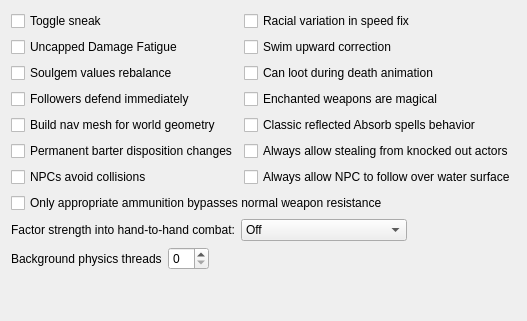
     <widget class="QWidget" name="GameMechanics">
      <attribute name="title">
       <string>Game Mechanics</string>
      </attribute>
      <layout class="QVBoxLayout">
       <item>
        <layout class="QGridLayout" name="gridLayout_3">
         <item row="3" column="1">
          <widget class="QCheckBox" name="enchantedWeaponsMagicalCheckBox">
           <property name="toolTip">
            <string>&lt;html&gt;&lt;head/&gt;&lt;body&gt;&lt;p&gt;Make enchanted weaponry without Magical flag bypass normal weapons resistance, like in Morrowind.&lt;/p&gt;&lt;/body&gt;&lt;/html&gt;</string>
           </property>
           <property name="text">
            <string>Enchanted weapons are magical</string>
           </property>
          </widget>
         </item>
         <item row="1" column="1">
          <widget class="QCheckBox" name="swimUpwardCorrectionCheckBox">
           <property name="toolTip">
            <string>&lt;html&gt;&lt;head/&gt;&lt;body&gt;&lt;p&gt;Makes player swim a bit upward from the line of sight. Applies only in third person mode. Intended to make simpler swimming without diving.&lt;/p&gt;&lt;/body&gt;&lt;/html&gt;</string>
           </property>
           <property name="text">
            <string>Swim upward correction</string>
           </property>
          </widget>
         </item>
         <item row="6" column="0">
          <widget class="QCheckBox" name="avoidCollisionsCheckBox">
           <property name="toolTip">
            <string>&lt;html&gt;&lt;head/&gt;&lt;body&gt;&lt;p&gt;If enabled NPCs apply evasion maneuver to avoid collisions with others.&lt;/p&gt;&lt;/body&gt;&lt;/html&gt;</string>
           </property>
           <property name="text">
            <string>NPCs avoid collisions</string>
           </property>
          </widget>
         </item>
         <item row="4" column="0">
          <widget class="QCheckBox" name="enableNavigatorCheckBox">
           <property name="toolTip">
            <string>&lt;html&gt;&lt;head/&gt;&lt;body&gt;&lt;p&gt;Enable navigator. When enabled background threads are started to build nav mesh for world geometry. Pathfinding system uses nav mesh to build paths. When disabled only pathgrid is used to build paths. Single-core CPU systems may have big performance impact on exiting interior location and moving across exterior world. May slightly affect performance on multi-core CPU systems. Multi-core CPU systems may have different latency for nav mesh update depending on other settings and system performance. Moving across external world, entering/exiting location produce nav mesh update. NPC and creatures may not be able to find path before nav mesh is built around them. Try to disable this if you want to have old fashioned AI which doesn’t know where to go when you stand behind that stone and casting a firebolt.&lt;/p&gt;&lt;/body&gt;&lt;/html&gt;</string>
           </property>
           <property name="text">
            <string>Build nav mesh for world geometry</string>
           </property>
          </widget>
         </item>
         <item row="0" column="0">
          <widget class="QCheckBox" name="toggleSneakCheckBox">
           <property name="toolTip">
            <string>&lt;html&gt;&lt;head/&gt;&lt;body&gt;&lt;p&gt;This setting causes the behavior of the sneak key (bound to Ctrl by default) to toggle sneaking on and off rather than requiring the key to be held down while sneaking. Players that spend significant time sneaking may find the character easier to control with this option enabled. &lt;/p&gt;&lt;/body&gt;&lt;/html&gt;</string>
           </property>
           <property name="text">
            <string>Toggle sneak</string>
           </property>
          </widget>
         </item>
         <item row="5" column="0">
          <widget class="QCheckBox" name="permanentBarterDispositionChangeCheckBox">
           <property name="toolTip">
            <string>&lt;html&gt;&lt;head/&gt;&lt;body&gt;&lt;p&gt;Make disposition change of merchants caused by trading permanent.&lt;/p&gt;&lt;/body&gt;&lt;/html&gt;</string>
           </property>
           <property name="text">
            <string>Permanent barter disposition changes</string>
           </property>
          </widget>
         </item>
         <item row="0" column="1">
          <widget class="QCheckBox" name="normaliseRaceSpeedCheckBox">
           <property name="toolTip">
            <string>&lt;html&gt;&lt;head/&gt;&lt;body&gt;&lt;p&gt;Don't use race weight in NPC movement speed calculations.&lt;/p&gt;&lt;/body&gt;&lt;/html&gt;</string>
           </property>
           <property name="text">
            <string>Racial variation in speed fix</string>
           </property>
          </widget>
         </item>
         <item row="1" column="0">
          <widget class="QCheckBox" name="uncappedDamageFatigueCheckBox">
           <property name="toolTip">
            <string>&lt;html&gt;&lt;head/&gt;&lt;body&gt;&lt;p&gt;Make Damage Fatigue magic effect uncapped like Drain Fatigue effect.&lt;/p&gt;&lt;p&gt;This means that unlike Morrowind you will be able to knock down actors using this effect.&lt;/p&gt;&lt;/body&gt;&lt;/html&gt;</string>
           </property>
           <property name="text">
            <string>Uncapped Damage Fatigue</string>
           </property>
          </widget>
         </item>
         <item row="2" column="1">
          <widget class="QCheckBox" name="canLootDuringDeathAnimationCheckBox">
           <property name="toolTip">
            <string>&lt;html&gt;&lt;head/&gt;&lt;body&gt;&lt;p&gt;If this setting is true, the player is allowed to loot actors (e.g. summoned creatures) during death animation, if they are not in combat. In this case we have to increment death counter and run disposed actor's script instantly.&lt;/p&gt;&lt;p&gt;If this setting is false, player has to wait until end of death animation in all cases. Makes using of summoned creatures exploit (looting summoned Dremoras and Golden Saints for expensive weapons) a lot harder. Conflicts with mannequin mods, which use SkipAnim to prevent end of death animation.&lt;/p&gt;&lt;/body&gt;&lt;/html&gt;</string>
           </property>
           <property name="text">
            <string>Can loot during death animation</string>
           </property>
          </widget>
         </item>
         <item row="2" column="0">
          <widget class="QCheckBox" name="rebalanceSoulGemValuesCheckBox">
           <property name="toolTip">
            <string>&lt;html&gt;&lt;head/&gt;&lt;body&gt;&lt;p&gt;Make the value of filled soul gems dependent only on soul magnitude.&lt;/p&gt;&lt;/body&gt;&lt;/html&gt;</string>
           </property>
           <property name="text">
            <string>Soulgem values rebalance</string>
           </property>
          </widget>
         </item>
         <item row="3" column="0">
          <widget class="QCheckBox" name="followersAttackOnSightCheckBox">
           <property name="toolTip">
            <string>&lt;html&gt;&lt;head/&gt;&lt;body&gt;&lt;p&gt;Make player followers and escorters start combat with enemies who have started combat with them or the player. Otherwise they wait for the enemies or the player to do an attack first.&lt;/p&gt;&lt;/body&gt;&lt;/html&gt;</string>
           </property>
           <property name="text">
            <string>Followers defend immediately</string>
           </property>
          </widget>
         </item>
         <item row="4" column="1">
          <widget class="QCheckBox" name="classicReflectedAbsorbSpellsCheckBox">
           <property name="toolTip">
            <string>&lt;html&gt;&lt;head/&gt;&lt;body&gt;&lt;p&gt;Effects of reflected Absorb spells are not mirrored -- like in Morrowind.&lt;/p&gt;&lt;/body&gt;&lt;/html&gt;</string>
           </property>
           <property name="text">
            <string>Classic reflected Absorb spells behavior</string>
           </property>
          </widget>
         </item>
         <item row="5" column="1">
          <widget class="QCheckBox" name="stealingFromKnockedOutCheckBox">
           <property name="toolTip">
            <string>&lt;html&gt;&lt;head/&gt;&lt;body&gt;&lt;p&gt;Make stealing items from NPCs that were knocked down possible during combat.&lt;/p&gt;&lt;/body&gt;&lt;/html&gt;</string>
           </property>
           <property name="text">
            <string>Always allow stealing from knocked out actors</string>
           </property>
          </widget>
         </item>
         <item row="6" column="1">
          <widget class="QCheckBox" name="allowNPCToFollowOverWaterSurfaceCheckBox">
           <property name="toolTip">
            <string>Give NPC an ability to swim over the water surface when they follow other actor independently from their ability to swim. Has effect only when nav mesh building is enabled.</string>
           </property>
           <property name="text">
            <string>Always allow NPC to follow over water surface</string>
           </property>
          </widget>
         </item>
        </layout>
       </item>
       <item>
        <widget class="QCheckBox" name="requireAppropriateAmmunitionCheckBox">
         <property name="toolTip">
          <string>&lt;html&gt;&lt;head/&gt;&lt;body&gt;&lt;p&gt;Allow non-standard ammunition solely to bypass normal weapon resistance or weakness.&lt;/p&gt;&lt;/body&gt;&lt;/html&gt;</string>
         </property>
         <property name="text">
          <string>Only appropriate ammunition bypasses normal weapon resistance</string>
         </property>
        </widget>
       </item>
       <item>
        <layout class="QHBoxLayout" name="horizontalUnarmedStrengthLayout">
         <item>
          <widget class="QLabel" name="unarmedFactorsStrengthLabel">
           <property name="text">
            <string>Factor strength into hand-to-hand combat:</string>
           </property>
          </widget>
         </item>
         <item>
          <widget class="QComboBox" name="unarmedFactorsStrengthComboBox">
           <property name="currentIndex">
            <number>0</number>
           </property>
           <item>
            <property name="text">
             <string>Off</string>
            </property>
           </item>
           <item>
            <property name="text">
             <string>Affect werewolves</string>
            </property>
           </item>
           <item>
            <property name="text">
             <string>Do not affect werewolves</string>
            </property>
           </item>
          </widget>
         </item>
         <item>
          <spacer name="horizontalSpacer_2">
           <property name="orientation">
            <enum>Qt::Horizontal</enum>
           </property>
           <property name="sizeHint" stdset="0">
            <size>
             <width>40</width>
             <height>20</height>
            </size>
           </property>
          </spacer>
         </item>
        </layout>
       </item>
       <item>
        <layout class="QHBoxLayout" name="horizontalPhysicsThreadsLayout">
         <item>
          <widget class="QLabel" name="physicsThreadsLabel">
           <property name="toolTip">
            <string>&lt;html&gt;&lt;head/&gt;&lt;body&gt;&lt;p&gt;How many threads will be spawned to compute physics update in the background. A value of 0 means that the update will be performed in the main thread.&lt;/p&gt;&lt;p&gt;A value greater than 1 requires the Bullet library be compiled with multithreading support.&lt;/p&gt;&lt;/body&gt;&lt;/html&gt;</string>
           </property>
           <property name="text">
            <string>Background physics threads</string>
           </property>
          </widget>
         </item>
         <item>
          <widget class="QSpinBox" name="physicsThreadsSpinBox" />
         </item>
         <item>
          <spacer name="horizontalSpacer_4">
           <property name="orientation">
            <enum>Qt::Horizontal</enum>
           </property>
           <property name="sizeHint" stdset="0">
            <size>
             <width>40</width>
             <height>20</height>
            </size>
           </property>
          </spacer>
         </item>
        </layout>
       </item>
       <item>
        <spacer name="verticalSpacer_3">
         <property name="orientation">
          <enum>Qt::Vertical</enum>
         </property>
         <property name="sizeHint" stdset="0">
          <size>
           <width>20</width>
           <height>40</height>
          </size>
         </property>
        </spacer>
       </item>
      </layout>
     </widget>
